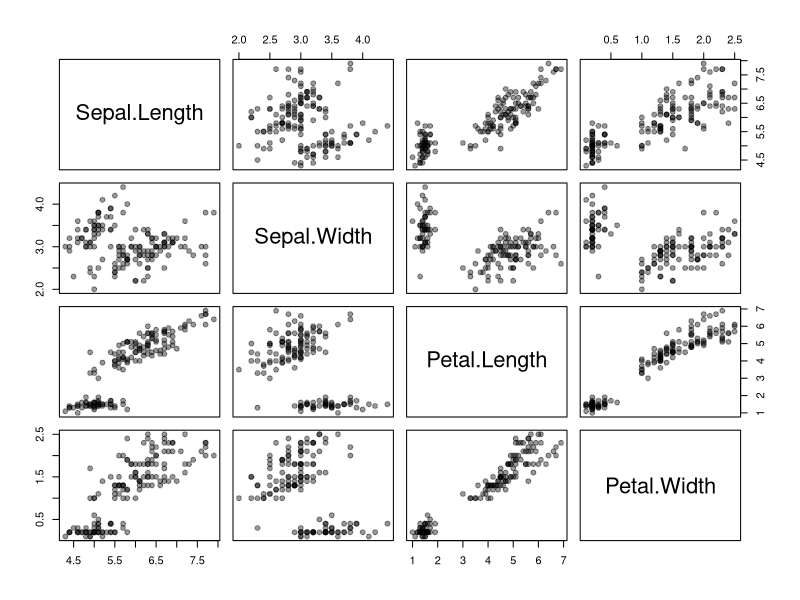
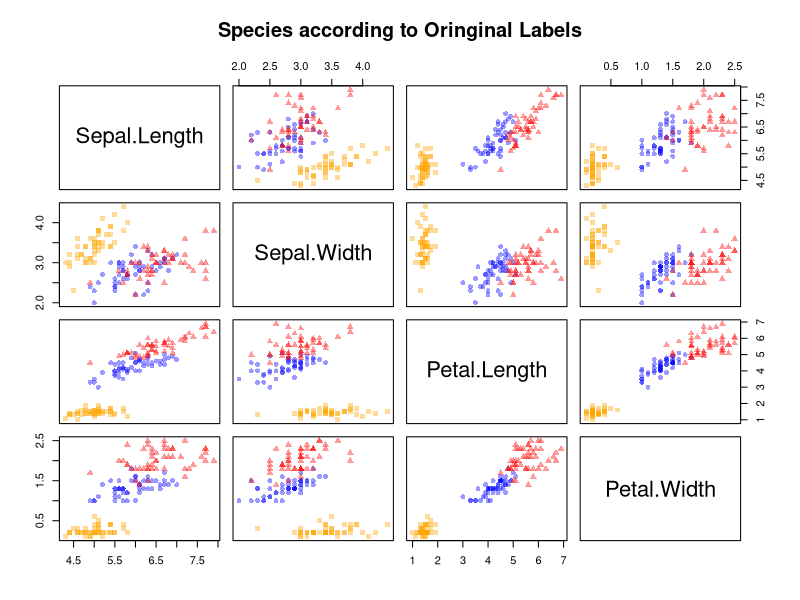
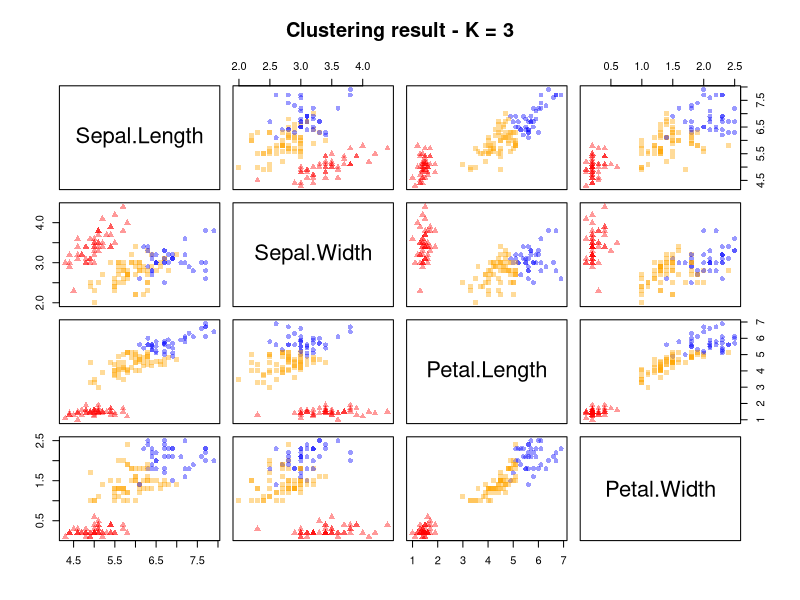
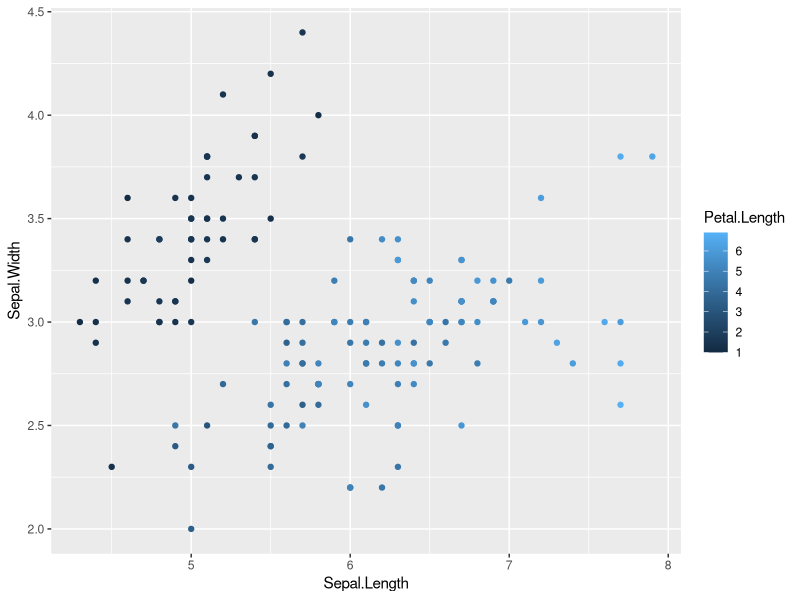

Reproduce these figures in R, in order.
## ---- chunk 1
library(tidyverse)

## ---- chunk 2
data(iris)

str(iris)
## ---- chunk 3
head(iris)
## ---- chunk 4
iris_raw <- iris[,-5]
## ---- chunk 5
pairs(iris_raw, pch=19, col = adjustcolor(1, 0.4))

## ---- chunk 6
fitted_kmeans <- kmeans(iris_raw, centers = 3, nstart = 20)

## ---- chunk 7
fitted_kmeans
## ---- chunk 8
iris$Species
## ---- chunk 9
fitted_kmeans$cluster
## ---- chunk 10
symb <- c(15, 16, 17)

iris$Species

symb[iris$Species]
## ---- chunk 11
par( mfrow = c(1,2) ) # split the plot window in 2 screens
symb <- c(15, 16, 17)
col <- c("orange", "blue", "red")



pairs(iris_raw, pch = symb[iris$Species], col = adjustcolor(col[iris$Species], 0.4), main = "Species according to Oringinal Labels")


pairs(iris_raw, pch = symb[fitted_kmeans$cluster], col = adjustcolor(col[fitted_kmeans$cluster], 0.4), main = "Clustering result - K = 3")


## ---- chunk 12
ggplot(iris_raw) +
geom_point(aes(x = Sepal.Length, y= Sepal.Width, color=Petal.Length))


## ---- chunk 13

